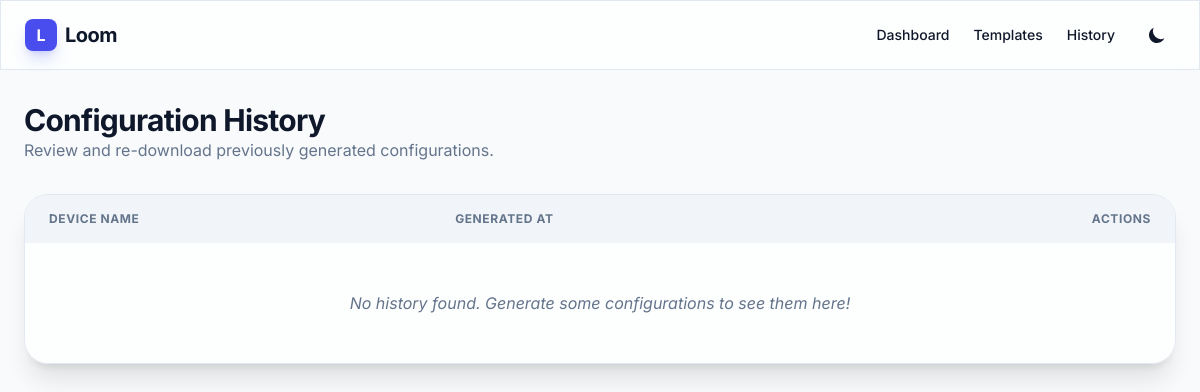
Before: /history with the older database file.
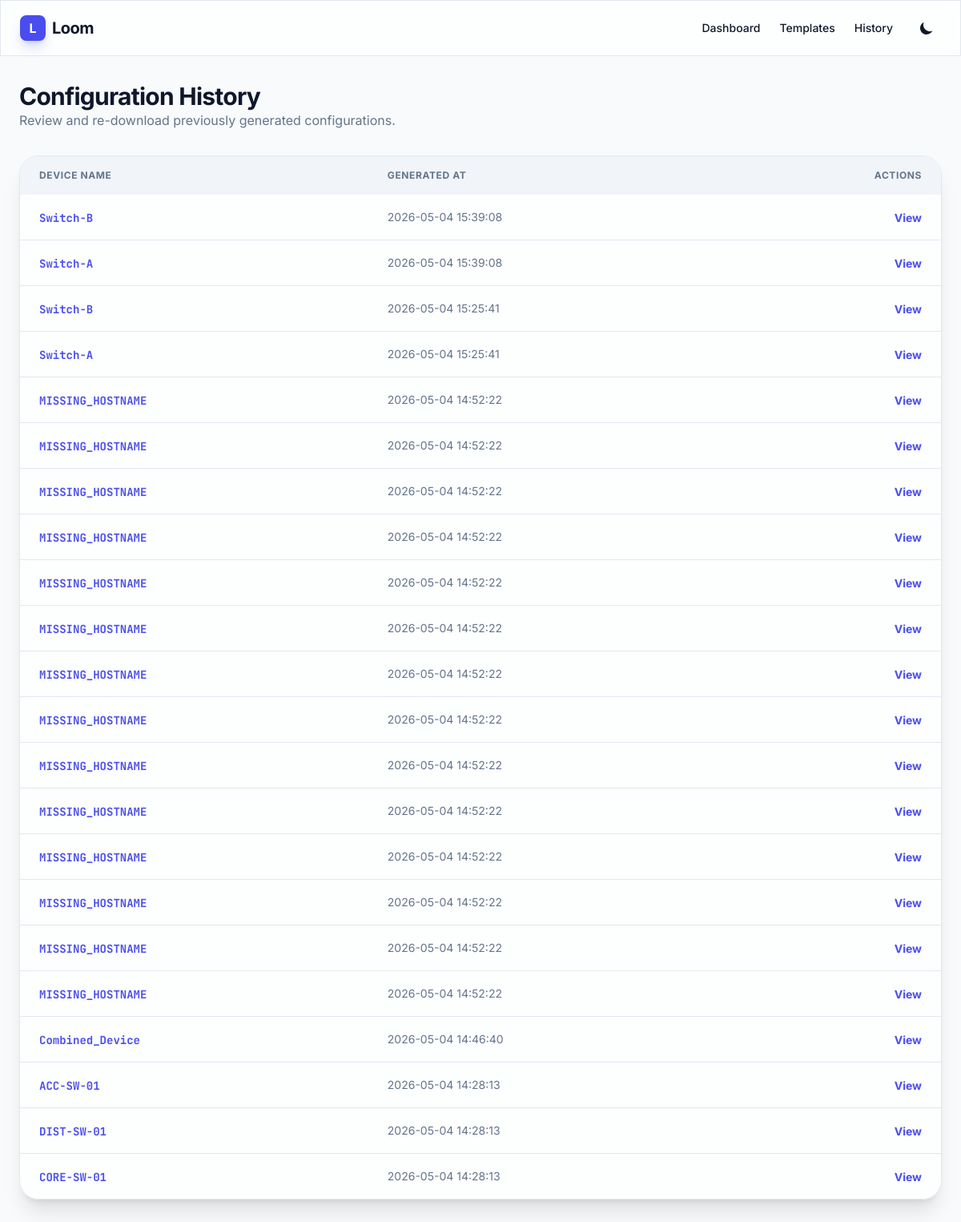
After: the same page with the newer database file.
### app/models/config.py (models this page shows)
class Configuration(SQLModel, table=True):
    id: Optional[int] = Field(default=None, primary_key=True)
    template_id: int = Field(foreign_key="template.id")
    device_name: str
    generated_content: str
    created_at: datetime = Field(default_factory=datetime.utcnow)

### app/routes/views.py (the view)
@router.get("/history", response_class=HTMLResponse)
async def list_history(request: Request):
    with Session(engine_db) as session:
        statement = select(Configuration).order_by(Configuration.created_at.desc()).limit(50)
        history = session.exec(statement).all()
    return templates.TemplateResponse(request, "history.html", {"history": history})

### app/templates/history.html (shortened to what this page needs)
{% extends "base.html" %}
{% block content %}
<div class="space-y-8">
    <div class="flex justify-between items-center">
        <div>
            <h1 class="text-3xl font-bold tracking-tight">Configuration History</h1>
            <p class="text-slate-500">Review and re-download previously generated configurations.</p>
        </div>
    </div>
    <div class="glass rounded-3xl overflow-hidden border border-slate-200 dark:border-slate-800 shadow-xl">
        <table class="w-full text-left">
            <thead>
                <tr class="bg-slate-100 dark:bg-slate-900/50">
                    <th class="px-6 py-4 text-xs font-bold uppercase tracking-wider text-slate-500">Device Name</th>
                    <th class="px-6 py-4 text-xs font-bold uppercase tracking-wider text-slate-500">Generated At</th>
                    <th class="px-6 py-4 text-xs font-bold uppercase tracking-wider text-slate-500 text-right">Actions</th>
                </tr>
            </thead>
            <tbody class="divide-y divide-slate-200 dark:divide-slate-800">
                {% for config in history %}
                <tr class="hover:bg-slate-50 dark:hover:bg-slate-900/30 transition-colors">
                    <td class="px-6 py-4">
                        <span class="font-mono text-sm font-bold text-brand-600">{{ config.device_name }}</span>
                    </td>
                    <td class="px-6 py-4 text-sm text-slate-500">
                        {{ config.created_at.strftime('%Y-%m-%d %H:%M:%S') }}
                    </td>
                    <td class="px-6 py-4 text-right">
                        <button
                            onclick="openModal('{{ config.device_name }}', `{{ config.generated_content | replace('`', '\\`') }}`)"
                            class="text-brand-600 hover:text-brand-700 font-bold text-sm">
                            View
                        </button>
                    </td>
                </tr>
                {% else %}
                <tr>
                    <td colspan="3" class="px-6 py-12 text-center text-slate-500 italic">
                        No history found. Generate some configurations to see them here!
                    </td>
                </tr>
                {% endfor %}
            </tbody>
        </table>
    </div>
</div>
{% endblock %}

### app/templates/base.html (shortened to what this page needs)
<!DOCTYPE html>
<html lang="en">
<head>
    <script src="https://cdn.tailwindcss.com"></script>
</head>
<body class="bg-slate-50 dark:bg-slate-950 text-slate-900 dark:text-slate-100 font-sans min-h-screen transition-colors duration-300">
    <nav class="sticky top-0 z-50 glass border-b border-slate-200 dark:border-slate-800 px-6 py-4">
        <div class="max-w-7xl mx-auto flex justify-between items-center">
            <div class="flex items-center gap-2">
                <div class="w-8 h-8 bg-brand-600 rounded-lg flex items-center justify-center text-white font-bold shadow-lg shadow-brand-500/30">L</div>
                <span class="text-xl font-bold tracking-tight">Loom</span>
            </div>
            <div class="flex items-center gap-6">
                <a href="/" class="text-sm font-medium hover:text-brand-600 transition-colors">Dashboard</a>
                <a href="/templates" class="text-sm font-medium hover:text-brand-600 transition-colors">Templates</a>
                <a href="/history" class="text-sm font-medium hover:text-brand-600 transition-colors">History</a>
                <button id="theme-toggle" class="p-2 rounded-full hover:bg-slate-200 dark:hover:bg-slate-800 transition-colors">
                    <svg id="theme-toggle-dark-icon" class="hidden w-5 h-5" fill="currentColor" viewBox="0 0 20 20"><path d="M17.293 13.293A8 8 0 016.707 2.707a8.001 8.001 0 1010.586 10.586z"></path></svg>
                </button>
            </div>
        </div>
    </nav>
    <main class="max-w-7xl mx-auto px-6 py-8">
        {% block content %}{% endblock %}
    </main>
</body>
</html>

### app/templates/base.html (style rules this page uses)
.glass { background: rgba(255, 255, 255, 0.7); backdrop-filter: blur(10px); border: 1px solid rgba(255, 255, 255, 0.2); }

Changed rows visible on the page:
added Configuration: device_name "Switch-B", created_at "2026-05-04 15:39:08"
added Configuration: device_name "Switch-A", created_at "2026-05-04 15:39:08"
added Configuration: device_name "Switch-B", created_at "2026-05-04 15:25:41"
added Configuration: device_name "Switch-A", created_at "2026-05-04 15:25:41"
added Configuration: device_name "MISSING_HOSTNAME", created_at "2026-05-04 14:52:22"
added Configuration: device_name "MISSING_HOSTNAME", created_at "2026-05-04 14:52:22"
added Configuration: device_name "MISSING_HOSTNAME", created_at "2026-05-04 14:52:22"
added Configuration: device_name "MISSING_HOSTNAME", created_at "2026-05-04 14:52:22"
added Configuration: device_name "MISSING_HOSTNAME", created_at "2026-05-04 14:52:22"
added Configuration: device_name "MISSING_HOSTNAME", created_at "2026-05-04 14:52:22"
added Configuration: device_name "MISSING_HOSTNAME", created_at "2026-05-04 14:52:22"
added Configuration: device_name "MISSING_HOSTNAME", created_at "2026-05-04 14:52:22"
added Configuration: device_name "MISSING_HOSTNAME", created_at "2026-05-04 14:52:22"
added Configuration: device_name "MISSING_HOSTNAME", created_at "2026-05-04 14:52:22"
added Configuration: device_name "MISSING_HOSTNAME", created_at "2026-05-04 14:52:22"
added Configuration: device_name "MISSING_HOSTNAME", created_at "2026-05-04 14:52:22"
added Configuration: device_name "MISSING_HOSTNAME", created_at "2026-05-04 14:52:22"
added Configuration: device_name "MISSING_HOSTNAME", created_at "2026-05-04 14:52:22"
added Configuration: device_name "Combined_Device", created_at "2026-05-04 14:46:40"
added Configuration: device_name "ACC-SW-01", created_at "2026-05-04 14:28:13"
added Configuration: device_name "DIST-SW-01", created_at "2026-05-04 14:28:13"
added Configuration: device_name "CORE-SW-01", created_at "2026-05-04 14:28:13"
Other visible differences:
text no longer shown: "No history found. Generate some configurations to see them here!"
